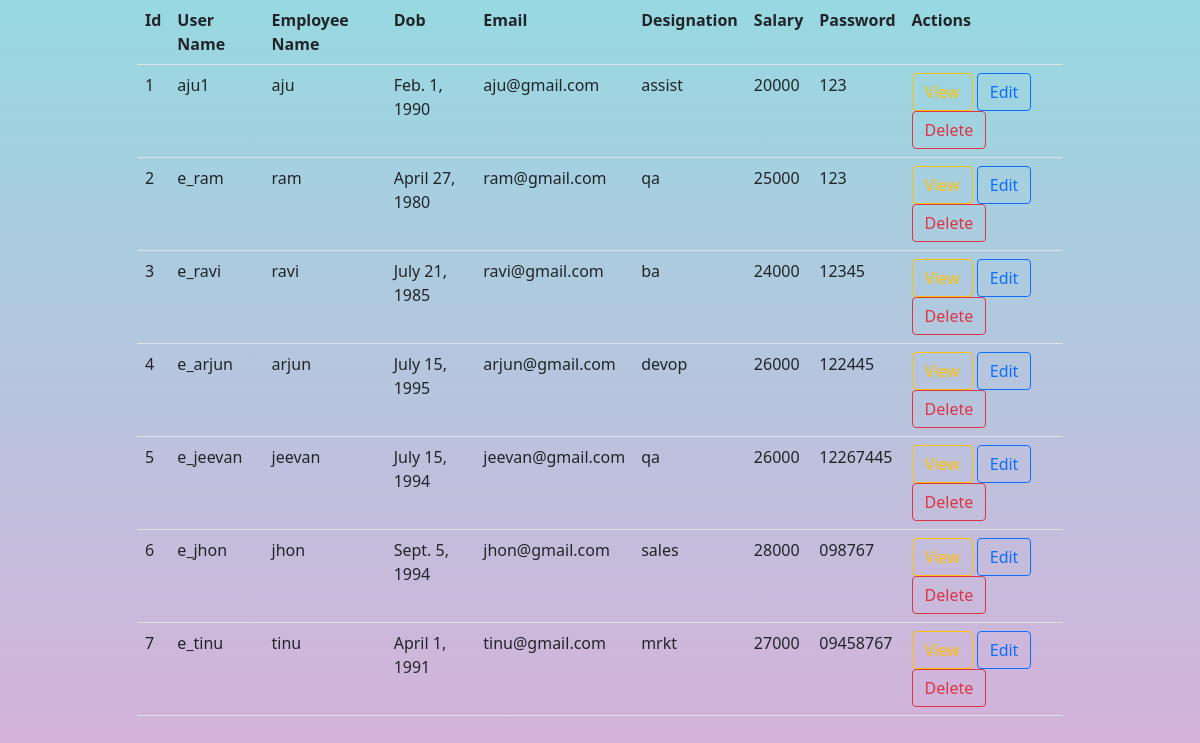
Before: /employee/list with the older database file.
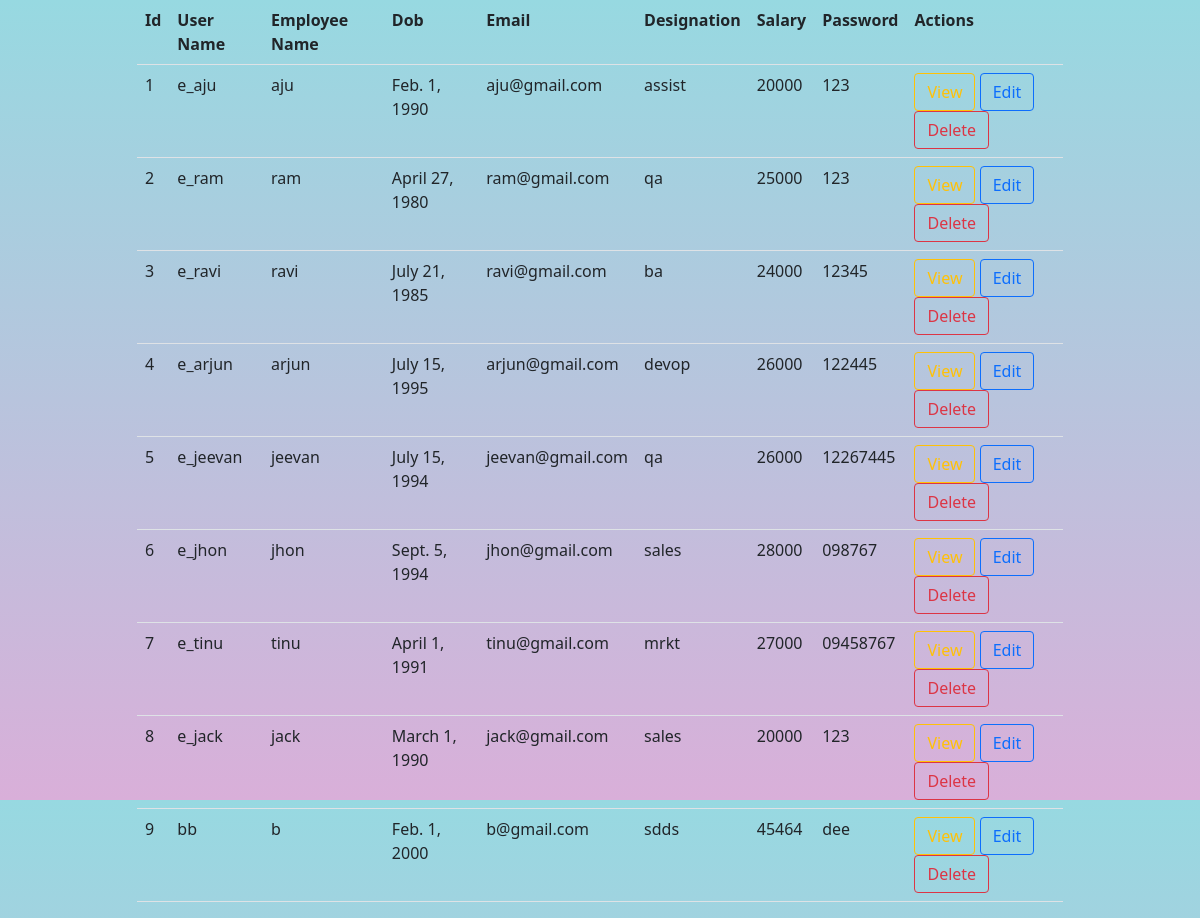
After: the same page with the newer database file.
### employee/models.py (models this page shows)
class Employees(models.Model):
    employee_name=models.CharField(max_length=80)
    email=models.EmailField(max_length=80,unique=True)
    user_name=models.CharField(max_length=120,unique=True)
    password=models.CharField(max_length=100)
    salary=models.CharField(max_length=9)
    designation=models.CharField(max_length=50)
    dob=models.DateField(auto_now_add=False)

### employee/views.py (the view)
# urls.py: path("list",views.ListAllEmployeesView.as_view(),name="employee_list"),
class ListAllEmployeesView(View):
    def get(self,request):
        all_employeelist=Employees.objects.all()
        return render(request,"employeelist.html",{"emplist":all_employeelist})

### employee/templates/employeelist.html (shortened to what this page needs)
<!DOCTYPE html>
{%load static%}
<html lang="en">
<head>
<link href="https://cdn.jsdelivr.net/npm/bootstrap@5.1.3/dist/css/bootstrap.min.css" rel="stylesheet">
    <link rel="stylesheet" href="{%static 'css/style.css'%}">
</head>
<body>
<div class="container">
    <div class="row">
        <div class="col-1"></div>
        <div class="col-10">
            <table class="table table-hover">
                <tr>
                    <th>Id</th>
                    <th>User Name</th>
                    <th>Employee Name</th>
                    <th>Dob</th>
                    <th>Email</th>
                    <th>Designation</th>
                    <th>Salary</th>
                    <th>Password</th>
                    <th>Actions</th>
                </tr>
                {%for list in emplist%}
                <tr>
                    <td>{{list.id}}</td>
                    <td>{{list.user_name}}</td>
                    <td>{{list.employee_name}}</td>
                    <td>{{list.dob}}</td>
                    <td>{{list.email}}</td>
                    <td>{{list.designation}}</td>
                    <td>{{list.salary}}</td>
                    <td>{{list.password}}</td>
                    <th>
                        <a href="{%url 'details' list.id%}" class="btn btn-outline-warning">View</a>
                        <a href="{%url 'editemployee' list.id%}" class="btn btn-outline-primary">Edit</a>
                        <a href="{%url 'deleteemployee' list.id%}" class="btn btn-outline-danger">Delete</a>
                    </th>
                </tr>
                {%endfor%}
            </table>
        </div>
        <div class="col-1"></div>
    </div>
</div>
</body>
</html>

Changed rows visible on the page:
changed Employees "aju": user_name "aju1" → "e_aju"
added Employees: id "8", user_name "e_jack", employee_name "jack", dob "March 1, 1990", email "jack@gmail.com", designation "sales", salary "20000", password "123"
added Employees: id "9", user_name "bb", employee_name "b", dob "Feb. 1, 2000", email "b@gmail.com", designation "sdds", salary "45464", password "dee"
